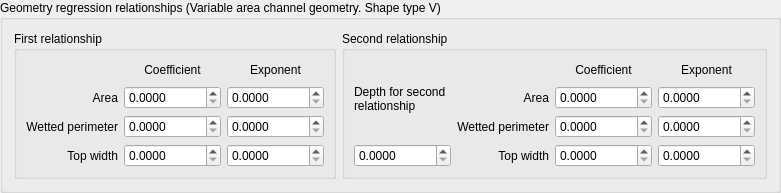
                <widget class="QGroupBox" name="geometry_regression_grp">
                 <property name="title">
                  <string>Geometry regression relationships (Variable area channel geometry. Shape type V)</string>
                 </property>
                 <layout class="QGridLayout" name="gridLayout_21">
                  <item row="0" column="0">
                   <widget class="QGroupBox" name="first_relationship_grp">
                    <property name="sizePolicy">
                     <sizepolicy hsizetype="Fixed" vsizetype="Preferred">
                      <horstretch>0</horstretch>
                      <verstretch>0</verstretch>
                     </sizepolicy>
                    </property>
                    <property name="title">
                     <string>First relationship</string>
                    </property>
                    <layout class="QGridLayout" name="gridLayout_18">
                     <item row="0" column="0">
                      <layout class="QGridLayout" name="gridLayout_15">
                       <item row="1" column="2">
                        <widget class="QDoubleSpinBox" name="first_area_exp_dbox">
                         <property name="toolTip">
                          <string>&lt;html&gt;&lt;head/&gt;&lt;body&gt;&lt;p&gt;A2(I)&lt;/p&gt;&lt;/body&gt;&lt;/html&gt;</string>
                         </property>
                         <property name="decimals">
                          <number>4</number>
                         </property>
                         <property name="maximum">
                          <double>9999999.000000000000000</double>
                         </property>
                        </widget>
                       </item>
                       <item row="2" column="1">
                        <widget class="QDoubleSpinBox" name="first_wetted_coeff_dbox">
                         <property name="toolTip">
                          <string>&lt;html&gt;&lt;head/&gt;&lt;body&gt;&lt;p&gt;B1(I)&lt;/p&gt;&lt;/body&gt;&lt;/html&gt;</string>
                         </property>
                         <property name="decimals">
                          <number>4</number>
                         </property>
                         <property name="maximum">
                          <double>9999999.000000000000000</double>
                         </property>
                        </widget>
                       </item>
                       <item row="0" column="1">
                        <widget class="QLabel" name="label_19">
                         <property name="text">
                          <string>Coefficient</string>
                         </property>
                         <property name="alignment">
                          <set>Qt::AlignCenter</set>
                         </property>
                        </widget>
                       </item>
                       <item row="1" column="1">
                        <widget class="QDoubleSpinBox" name="first_area_coeff_dbox">
                         <property name="toolTip">
                          <string>&lt;html&gt;&lt;head/&gt;&lt;body&gt;&lt;p&gt;A1(I)&lt;/p&gt;&lt;/body&gt;&lt;/html&gt;</string>
                         </property>
                         <property name="decimals">
                          <number>4</number>
                         </property>
                         <property name="maximum">
                          <double>9999999.000000000000000</double>
                         </property>
                        </widget>
                       </item>
                       <item row="3" column="1">
                        <widget class="QDoubleSpinBox" name="first_top_width_coeff_dbox">
                         <property name="toolTip">
                          <string>&lt;html&gt;&lt;head/&gt;&lt;body&gt;&lt;p&gt;C1(I)&lt;/p&gt;&lt;/body&gt;&lt;/html&gt;</string>
                         </property>
                         <property name="decimals">
                          <number>4</number>
                         </property>
                         <property name="maximum">
                          <double>9999999.000000000000000</double>
                         </property>
                        </widget>
                       </item>
                       <item row="3" column="2">
                        <widget class="QDoubleSpinBox" name="first_top_width_exp_dbox">
                         <property name="toolTip">
                          <string>&lt;html&gt;&lt;head/&gt;&lt;body&gt;&lt;p&gt;C2(I)&lt;/p&gt;&lt;/body&gt;&lt;/html&gt;</string>
                         </property>
                         <property name="decimals">
                          <number>4</number>
                         </property>
                         <property name="maximum">
                          <double>9999999.000000000000000</double>
                         </property>
                        </widget>
                       </item>
                       <item row="2" column="2">
                        <widget class="QDoubleSpinBox" name="first_wetted_exp_dbox">
                         <property name="toolTip">
                          <string>&lt;html&gt;&lt;head/&gt;&lt;body&gt;&lt;p&gt;B2(I)&lt;/p&gt;&lt;/body&gt;&lt;/html&gt;</string>
                         </property>
                         <property name="decimals">
                          <number>4</number>
                         </property>
                         <property name="maximum">
                          <double>9999999.000000000000000</double>
                         </property>
                        </widget>
                       </item>
                       <item row="0" column="2">
                        <widget class="QLabel" name="label_28">
                         <property name="text">
                          <string>Exponent</string>
                         </property>
                         <property name="alignment">
                          <set>Qt::AlignCenter</set>
                         </property>
                        </widget>
                       </item>
                       <item row="1" column="0">
                        <widget class="QLabel" name="label_6">
                         <property name="toolTip">
                          <string>&lt;html&gt;&lt;head/&gt;&lt;body&gt;&lt;p&gt;&lt;span style=&quot; font-weight:600;&quot;&gt;A1(I)&lt;/span&gt;&lt;/p&gt;&lt;p&gt;(dimensionless)&lt;/p&gt;&lt;p&gt;Coefficient for the variable area regression relationships.&lt;/p&gt;&lt;p&gt;&lt;span style=&quot; font-weight:600;&quot;&gt;A2(I)&lt;/span&gt;&lt;/p&gt;&lt;p&gt;(dimensionless)&lt;/p&gt;&lt;p&gt;Exponent for the variable area regression relationships.&lt;/p&gt;&lt;p&gt;Range: 0.0 - No upper limit&lt;/p&gt;&lt;/body&gt;&lt;/html&gt;</string>
                         </property>
                         <property name="text">
                          <string>Area</string>
                         </property>
                         <property name="alignment">
                          <set>Qt::AlignRight|Qt::AlignTrailing|Qt::AlignVCenter</set>
                         </property>
                        </widget>
                       </item>
                       <item row="2" column="0">
                        <widget class="QLabel" name="label_17">
                         <property name="toolTip">
                          <string>&lt;html&gt;&lt;head/&gt;&lt;body&gt;&lt;p&gt;&lt;span style=&quot; font-weight:600;&quot;&gt;B1(I)&lt;/span&gt;&lt;/p&gt;&lt;p&gt;(dimensionless)&lt;/p&gt;&lt;p&gt;Coefficient for the variable wetted perimeter relationships.&lt;/p&gt;&lt;p&gt;&lt;span style=&quot; font-weight:600;&quot;&gt;B2(I)&lt;/span&gt;&lt;/p&gt;&lt;p&gt;(dimensionless)&lt;/p&gt;&lt;p&gt;Exponent for the variable wetted perimeter relationships.&lt;/p&gt;&lt;p&gt;Range: 0.0 - No upper limit&lt;/p&gt;&lt;/body&gt;&lt;/html&gt;</string>
                         </property>
                         <property name="text">
                          <string>Wetted perimeter</string>
                         </property>
                         <property name="alignment">
                          <set>Qt::AlignRight|Qt::AlignTrailing|Qt::AlignVCenter</set>
                         </property>
                        </widget>
                       </item>
                       <item row="3" column="0">
                        <widget class="QLabel" name="label_18">
                         <property name="toolTip">
                          <string>&lt;html&gt;&lt;head/&gt;&lt;body&gt;&lt;p&gt;&lt;span style=&quot; font-weight:600;&quot;&gt;C1(I)&lt;/span&gt;&lt;/p&gt;&lt;p&gt;(dimensionless)&lt;/p&gt;&lt;p&gt;Coefficient for the variable top width relationships.&lt;/p&gt;&lt;p&gt;&lt;span style=&quot; font-weight:600;&quot;&gt;C2(I)&lt;/span&gt;&lt;/p&gt;&lt;p&gt;(dimensionless)&lt;/p&gt;&lt;p&gt;Exponent for the variable top width relationships.&lt;/p&gt;&lt;p&gt;Range: 0.0 - No upper limit&lt;/p&gt;&lt;/body&gt;&lt;/html&gt;</string>
                         </property>
                         <property name="text">
                          <string>Top width</string>
                         </property>
                         <property name="alignment">
                          <set>Qt::AlignRight|Qt::AlignTrailing|Qt::AlignVCenter</set>
                         </property>
                        </widget>
                       </item>
                       <item row="0" column="0">
                        <spacer name="horizontalSpacer_4">
                         <property name="orientation">
                          <enum>Qt::Horizontal</enum>
                         </property>
                         <property name="sizeHint" stdset="0">
                          <size>
                           <width>40</width>
                           <height>20</height>
                          </size>
                         </property>
                        </spacer>
                       </item>
                      </layout>
                     </item>
                    </layout>
                   </widget>
                  </item>
                  <item row="0" column="1">
                   <widget class="QGroupBox" name="second_relationship_grp">
                    <property name="sizePolicy">
                     <sizepolicy hsizetype="Fixed" vsizetype="Preferred">
                      <horstretch>0</horstretch>
                      <verstretch>0</verstretch>
                     </sizepolicy>
                    </property>
                    <property name="title">
                     <string>Second relationship</string>
                    </property>
                    <layout class="QGridLayout" name="gridLayout_11">
                     <item row="0" column="1" rowspan="2">
                      <layout class="QGridLayout" name="gridLayout_16">
                       <item row="0" column="1">
                        <widget class="QLabel" name="label_29">
                         <property name="text">
                          <string>Coefficient</string>
                         </property>
                         <property name="alignment">
                          <set>Qt::AlignCenter</set>
                         </property>
                        </widget>
                       </item>
                       <item row="3" column="2">
                        <widget class="QDoubleSpinBox" name="second_top_width_exp_dbox">
                         <property name="toolTip">
                          <string>&lt;html&gt;&lt;head/&gt;&lt;body&gt;&lt;p&gt;C22(I)&lt;/p&gt;&lt;/body&gt;&lt;/html&gt;</string>
                         </property>
                         <property name="decimals">
                          <number>4</number>
                         </property>
                         <property name="maximum">
                          <double>9999999.000000000000000</double>
                         </property>
                        </widget>
                       </item>
                       <item row="2" column="1">
                        <widget class="QDoubleSpinBox" name="second_wetted_coeff_dbox">
                         <property name="toolTip">
                          <string>&lt;html&gt;&lt;head/&gt;&lt;body&gt;&lt;p&gt;B11(I)&lt;/p&gt;&lt;/body&gt;&lt;/html&gt;</string>
                         </property>
                         <property name="decimals">
                          <number>4</number>
                         </property>
                         <property name="maximum">
                          <double>9999999.000000000000000</double>
                         </property>
                        </widget>
                       </item>
                       <item row="0" column="2">
                        <widget class="QLabel" name="label_30">
                         <property name="text">
                          <string>Exponent</string>
                         </property>
                         <property name="alignment">
                          <set>Qt::AlignCenter</set>
                         </property>
                        </widget>
                       </item>
                       <item row="1" column="1">
                        <widget class="QDoubleSpinBox" name="second_area_coeff_dbox">
                         <property name="toolTip">
                          <string>&lt;html&gt;&lt;head/&gt;&lt;body&gt;&lt;p&gt;A11(I)&lt;/p&gt;&lt;/body&gt;&lt;/html&gt;</string>
                         </property>
                         <property name="decimals">
                          <number>4</number>
                         </property>
                         <property name="maximum">
                          <double>9999999.000000000000000</double>
                         </property>
                        </widget>
                       </item>
                       <item row="3" column="1">
                        <widget class="QDoubleSpinBox" name="second_top_width_coeff_dbox">
                         <property name="toolTip">
                          <string>&lt;html&gt;&lt;head/&gt;&lt;body&gt;&lt;p&gt;C11(I)&lt;/p&gt;&lt;/body&gt;&lt;/html&gt;</string>
                         </property>
                         <property name="decimals">
                          <number>4</number>
                         </property>
                         <property name="maximum">
                          <double>9999999.000000000000000</double>
                         </property>
                        </widget>
                       </item>
                       <item row="1" column="2">
                        <widget class="QDoubleSpinBox" name="second_area_exp_dbox">
                         <property name="toolTip">
                          <string>&lt;html&gt;&lt;head/&gt;&lt;body&gt;&lt;p&gt;&lt;span style=&quot; font-weight:600;&quot;&gt;A22(I)&lt;/span&gt;&lt;/p&gt;&lt;/body&gt;&lt;/html&gt;</string>
                         </property>
                         <property name="decimals">
                          <number>4</number>
                         </property>
                         <property name="maximum">
                          <double>9999999.000000000000000</double>
                         </property>
                        </widget>
                       </item>
                       <item row="2" column="2">
                        <widget class="QDoubleSpinBox" name="second_wetted_exp_dbox">
                         <property name="toolTip">
                          <string>&lt;html&gt;&lt;head/&gt;&lt;body&gt;&lt;p&gt;B22(I)&lt;/p&gt;&lt;/body&gt;&lt;/html&gt;</string>
                         </property>
                         <property name="decimals">
                          <number>4</number>
                         </property>
                         <property name="maximum">
                          <double>9999999.000000000000000</double>
                         </property>
                        </widget>
                       </item>
                       <item row="1" column="0">
                        <widget class="QLabel" name="label_13">
                         <property name="toolTip">
                          <string>&lt;html&gt;&lt;head/&gt;&lt;body&gt;&lt;p&gt;&lt;span style=&quot; font-weight:600;&quot;&gt;A11(I)&lt;/span&gt;&lt;/p&gt;&lt;p&gt;(dimensionless)&lt;/p&gt;&lt;p&gt;Coefficient for the variable area regression relationships for flow depth above EXCDEP(I).&lt;/p&gt;&lt;p&gt;&lt;span style=&quot; font-weight:600;&quot;&gt;A22(I)&lt;/span&gt;&lt;/p&gt;&lt;p&gt;(dimensionless)&lt;/p&gt;&lt;p&gt;Exponent for the variable area regression relationships for flow depth above EXCDEP(I).&lt;/p&gt;&lt;p&gt;Range: 0.0 - No upper limit&lt;/p&gt;&lt;/body&gt;&lt;/html&gt;</string>
                         </property>
                         <property name="text">
                          <string>Area</string>
                         </property>
                         <property name="alignment">
                          <set>Qt::AlignRight|Qt::AlignTrailing|Qt::AlignVCenter</set>
                         </property>
                        </widget>
                       </item>
                       <item row="2" column="0">
                        <widget class="QLabel" name="label_31">
                         <property name="toolTip">
                          <string>&lt;html&gt;&lt;head/&gt;&lt;body&gt;&lt;p&gt;&lt;span style=&quot; font-weight:600;&quot;&gt;B11(I)&lt;/span&gt;&lt;/p&gt;&lt;p&gt;(dimensionless)&lt;/p&gt;&lt;p&gt;Coefficient for the variable wetted perimeter relationships for flow above EXCDEP(I).&lt;/p&gt;&lt;p&gt;&lt;span style=&quot; font-weight:600;&quot;&gt;B22(I)&lt;/span&gt;&lt;/p&gt;&lt;p&gt;(dimensionless)&lt;/p&gt;&lt;p&gt;Exponent for the variable wetted perimeter relationships for flow above EXCDEP(I).&lt;/p&gt;&lt;p&gt;Range: 0.0 - No upper limit&lt;/p&gt;&lt;/body&gt;&lt;/html&gt;</string>
                         </property>
                         <property name="text">
                          <string>Wetted perimeter</string>
                         </property>
                         <property name="alignment">
                          <set>Qt::AlignRight|Qt::AlignTrailing|Qt::AlignVCenter</set>
                         </property>
                        </widget>
                       </item>
                       <item row="3" column="0">
                        <widget class="QLabel" name="label_32">
                         <property name="toolTip">
                          <string>&lt;html&gt;&lt;head/&gt;&lt;body&gt;&lt;p&gt;&lt;span style=&quot; font-weight:600;&quot;&gt;C11(I)&lt;/span&gt;&lt;/p&gt;&lt;p&gt;(dimensionless)&lt;/p&gt;&lt;p&gt;Coefficient for the variable top width relationships for flow depth above EXCDEP(I).&lt;/p&gt;&lt;p&gt;&lt;span style=&quot; font-weight:600;&quot;&gt;C22(I)&lt;/span&gt;&lt;/p&gt;&lt;p&gt;(dimensionless)&lt;/p&gt;&lt;p&gt;Exponent for the variable top width relationships for flow depth above EXCDEP(I).&lt;/p&gt;&lt;p&gt;Range: 0.0 - No upper limit&lt;/p&gt;&lt;/body&gt;&lt;/html&gt;</string>
                         </property>
                         <property name="text">
                          <string>Top width</string>
                         </property>
                         <property name="alignment">
                          <set>Qt::AlignRight|Qt::AlignTrailing|Qt::AlignVCenter</set>
                         </property>
                        </widget>
                       </item>
                       <item row="0" column="0">
                        <spacer name="horizontalSpacer_5">
                         <property name="orientation">
                          <enum>Qt::Horizontal</enum>
                         </property>
                         <property name="sizeHint" stdset="0">
                          <size>
                           <width>40</width>
                           <height>20</height>
                          </size>
                         </property>
                        </spacer>
                       </item>
                      </layout>
                     </item>
                     <item row="1" column="0">
                      <widget class="QDoubleSpinBox" name="second_depth_dbox">
                       <property name="toolTip">
                        <string>&lt;html&gt;&lt;head/&gt;&lt;body&gt;&lt;p&gt;EXCDEP(I)&lt;/p&gt;&lt;/body&gt;&lt;/html&gt;</string>
                       </property>
                       <property name="decimals">
                        <number>4</number>
                       </property>
                       <property name="maximum">
                        <double>9999999.000000000000000</double>
                       </property>
                      </widget>
                     </item>
                     <item row="0" column="0">
                      <widget class="QLabel" name="label_12">
                       <property name="toolTip">
                        <string>&lt;html&gt;&lt;head/&gt;&lt;body&gt;&lt;p&gt;&lt;span style=&quot; font-weight:600;&quot;&gt;EXCDEP(I)&lt;/span&gt;&lt;/p&gt;&lt;p&gt;(ft or m)&lt;/p&gt;&lt;p&gt;Channel depth above which a second variable area relationship will apply.&lt;/p&gt;&lt;p&gt;If only one channel geometry relationship is used, set EXCDEP(I) = 0.&lt;/p&gt;&lt;p&gt;Range: 0.0 - No upper limit&lt;/p&gt;&lt;/body&gt;&lt;/html&gt;</string>
                       </property>
                       <property name="text">
                        <string>Depth for second relationship</string>
                       </property>
                       <property name="wordWrap">
                        <bool>true</bool>
                       </property>
                      </widget>
                     </item>
                    </layout>
                   </widget>
                  </item>
                 </layout>
                </widget>
